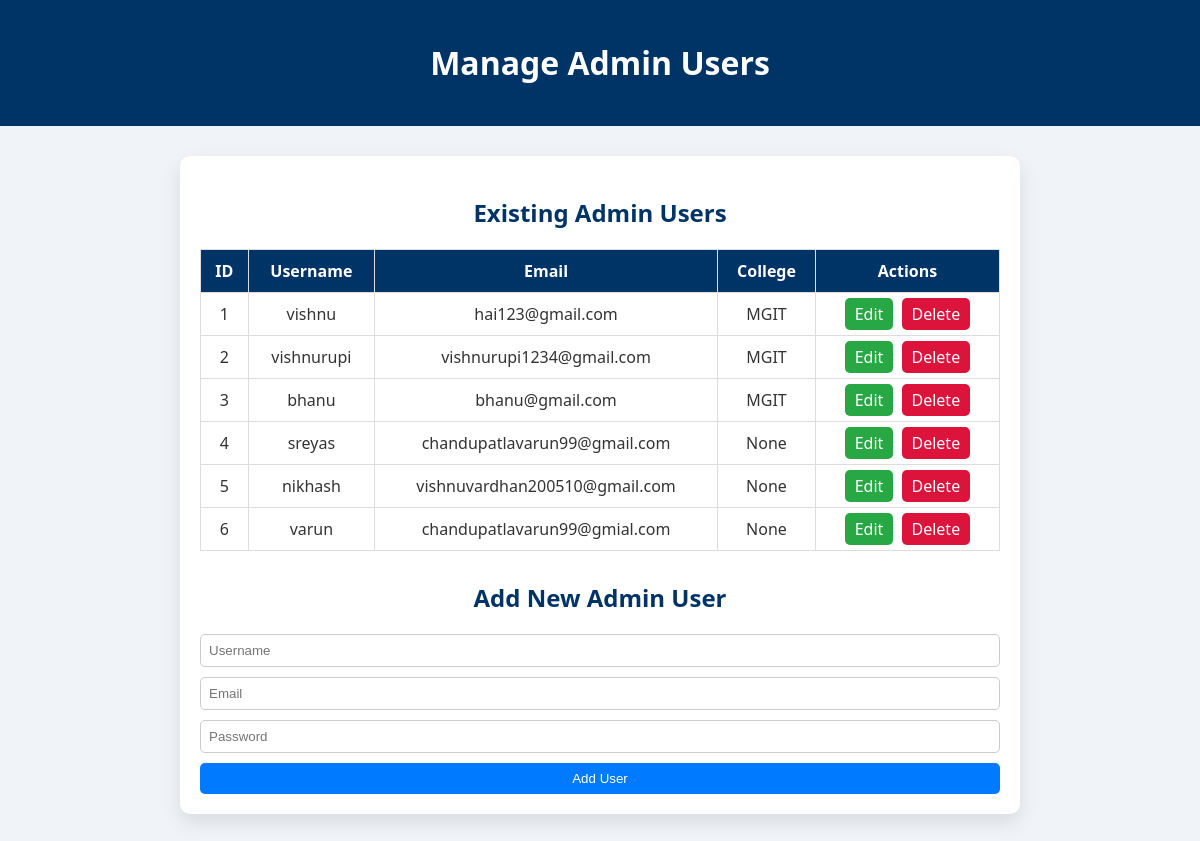
The app's page /admin/manage-users with its own data.
### tables this page shows
CREATE TABLE users (
        id INTEGER PRIMARY KEY AUTOINCREMENT,
        username TEXT UNIQUE,
        email TEXT UNIQUE,
        password TEXT,
        college TEXT
    );

### app.py (the view)
@app.route('/admin/manage-users')
def manage_users():
    conn = sqlite3.connect('users.db')
    cursor = conn.cursor()
    cursor.execute("SELECT * FROM users")
    users = cursor.fetchall()
    conn.close()
    return render_template('admin_manage_users.html', users=users)

### app.py (called while the page is built)
@app.context_processor
def inject_notification_count():
    conn = sqlite3.connect('users.db')
    cursor = conn.cursor()
    cursor.execute("SELECT COUNT(*) FROM notifications WHERE status = 'Pending'")
    count = cursor.fetchone()[0]
    conn.close()
    return dict(pending_notifications=count)

### templates/admin_manage_users.html (shortened to what this page needs)
<!DOCTYPE html>
<html>
<head>
  <link rel="stylesheet" href="https://cdnjs.cloudflare.com/ajax/libs/font-awesome/6.5.1/css/all.min.css">
</head>
<body>
<header>
  <h1>Manage Admin Users</h1>
</header>
<div class="container">
  <h2>Existing Admin Users</h2>
  <table>
    <tr>
      <th>ID</th>
      <th>Username</th>
      <th>Email</th>
      <th>College</th>
      <th>Actions</th>
    </tr>
    {% for user in users %}
    <tr>
      <td>{{ user[0] }}</td>
      <td>{{ user[1] }}</td>
      <td>{{ user[2] }}</td>
      <td>{{ user[4] }}</td>
      <td>
        <a class="edit-btn" href="/admin/edit-user/{{ user[0] }}">Edit</a>
        <a class="delete-btn" href="/admin/delete-user/{{ user[0] }}" onclick="return confirm('Are you sure you want to delete this user?');">Delete</a>
      </td>
    </tr>
    {% endfor %}
  </table>
  <h2>Add New Admin User</h2>
  <form method="POST" action="/admin/add-user">
    <input type="text" name="username" placeholder="Username" required>
    <input type="email" name="email" placeholder="Email" required>
    <input type="password" name="password" placeholder="Password" required>
    <button type="submit">Add User</button>
  </form>
</div>
</body>
</html>

### templates/admin_manage_users.html (style rules this page uses)
body { font-family: 'Segoe UI', sans-serif; background: #f0f4f8; color: #333; margin: 0; padding: 0; }
header { background: #003366; color: white; padding: 20px; text-align: center; }
.container { max-width: 800px; margin: 30px auto; padding: 20px; background: #fff; border-radius: 10px; box-shadow: 0 8px 20px rgba(0,0,0,0.1); }
h2 { text-align: center; color: #003366; margin-bottom: 20px; }
table { width: 100%; border-collapse: collapse; margin-bottom: 30px; }
th, td { padding: 10px; border: 1px solid #ddd; text-align: center; }
th { background: #003366; color: white; }
form { display: flex; flex-direction: column; gap: 10px; }
input, button { padding: 8px; border-radius: 5px; border: 1px solid #ccc; }
button { background: #007bff; color: white; border: none; cursor: pointer; }
.edit-btn, .delete-btn { padding: 5px 10px; margin: 2px; border-radius: 5px; text-decoration: none; color: white; }
.edit-btn { background: #28a745; }
.delete-btn { background: crimson; }

### records on screen
users: id "1", username "vishnu", email "hai123@gmail.com", college "MGIT"
users: id "2", username "vishnurupi", email "vishnurupi1234@gmail.com", college "MGIT"
users: id "3", username "bhanu", email "bhanu@gmail.com", college "MGIT"
users: id "4", username "sreyas", email "chandupatlavarun99@gmail.com", user "None"
users: id "5", username "nikhash", email "vishnuvardhan200510@gmail.com", user "None"
users: id "6", username "varun", email "chandupatlavarun99@gmial.com", user "None"
